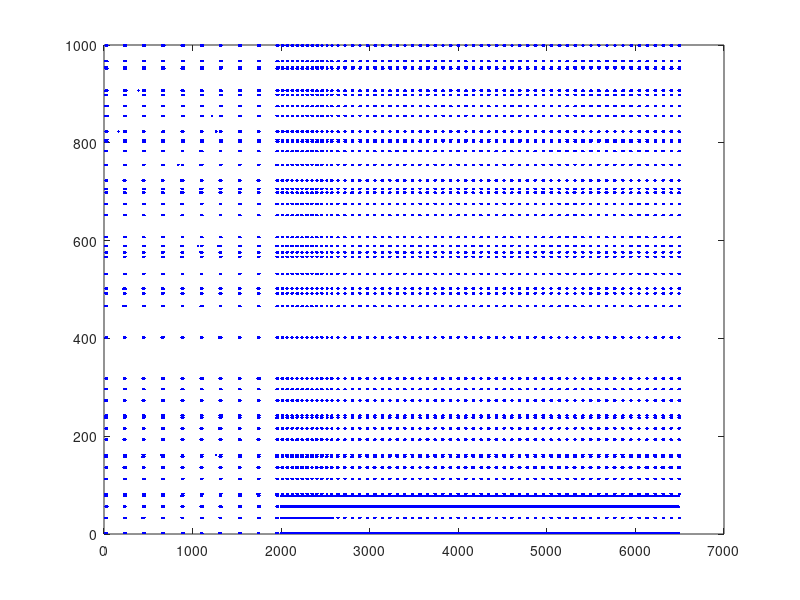

The MATLAB script that drew this image: (Note: this script raises an error after producing the figure.)
%%NETWORK MODEL OF SPIKING NEURONS FOLLOWING THE Izhikevich MODEL
close all
clear
clf

% The number of excitatory neurons in the network. The mammalian cortex has about 4 times
%as many excitatory neurons as inhibitory ones.
Ne = 800;
%The number of inhibitory neurons in the network.
Ni = 200;

%Subpopulations of excitatory neurons:
p = 5;
f = 0.1;
n_esp = f*Ne; %number of neurons in each specific subpopulation
n_inesp = (1-f*p)*Ne; %number of neurons in the unspecific subpopulation

%Random numbers
re=rand(Ne, 1);
ri=rand(Ni, 1);

%This will set the value of 'a' for all excitatory neurons to 0.02 and the value of 'a'
%for inhibitory neurons to a random number between 0.02 and 0.1
a = [0.02*ones(Ne, 1); 0.02+0.08*ri];
%This will allow b to range from 0.2–0.25
b = [0.2*ones(Ne, 1); 0.25-0.05*ri];
%This will allow the spike reset membrane potential to range between -65 and -50
c = [-65+15*re.^2; -65*ones(Ni,1)];
%This will allow the recovery reset value to range between 2 and 8
d = [8-6*re.^2; 2*ones(Ni, 1)];

%S: weight matrix, holds info about the strength of connections: (it is a fully connected net)
%HEBBIAN RULE
win = 0.5;%2.1; %between excitatory of the same specific group.
wout = 1-(f*(win-1)/(1-f)); %between excitatory from different groups.
wns = 0.25;% between non selective;
S = ones(Ne+Ni,Ne+Ni); %square matrix of Ne+Ni *Ne+Ni

spi=0;
spj=0;
for i=1:(Ne)
    for j=1:(Ne)
        for k=1:5
            if i<=k*80
                spi=k;
                break
            else
                spi=6;
            end
            
        end
        for k=1:5
            if j<=k*80
                spj=k;
                break
            else
                spj=6;
            end
        end
        if spi==spj && spi<6
            S(i,j)=win*rand(1);
        elseif spi==spj && spi==6 
            S(i,j)=wns*rand(1);
        else
            S(i,j)=wout*rand(1);
        end
    end
end
for i=1:Ne
    for j=Ne+1:(Ne+Ni)
        %S(i,j)=wout*rand(1);
        S(i,j)=-rand(1);
    end
end
for j=1:Ne+Ni
    for i=Ne+1:(Ne+Ni)
        S(i,j)=-rand(1);
    end
end
    
% Very few elements of S will be exactly 0, so in this model almost every neuron has 
% synaptic contacts with all other neurons in the network.

%The initial values for v and u
v = -65*ones(Ne+Ni,1);
u = b.*v;

%Firings will be a two-column matrix. The first column will indicate the time that a
%neuron’s membrane potential crossed 30, and the second column will be a number
%between 1 and Ne+Ni that identifies which neuron fired at that time.
firings=[];

%stimulus:
stimulus1=1; %0-5; 0 means no stimulus.
N_range=[1,80; 81,160; 161,240; 241,320; 321,400; 401,800; 801,1000]; %index ranges for each populaton type.
time_s1= 2000:2500;%time when the stimulus is first applied.
stimulus2=0; %0-5; 0 means no stimulus.
time_s2= 6000:6500;%time when the stimulus is reapplied.
end_experiment=6500;
for t=1:end_experiment
    %Create some random input external to the network
    I=[5*randn(Ne, 1); 2*randn(Ni,1)]; %thalamic input
    %First Stimulus to a specific supbopulation
    if stimulus1 ==1
        if ismember(t,time_s1)==1
            I_ext=zeros(Ne+Ni,1);
            I_ext(N_range(stimulus1,1):N_range(stimulus1,2))=500;
            I=I+I_ext;%total input
        end       
    elseif stimulus1 ==2
        if ismember(t,time_s1)==1
            I_ext=zeros(Ne+Ni,1);
            I_ext(N_range(stimulus1,1):N_range(stimulus1,2))=500;
            I=I+I_ext;%total input
        end 
    elseif stimulus1 ==3
        if ismember(t,time_s1)==1
            I_ext=zeros(Ne+Ni,1);
            I_ext(N_range(stimulus1,1):N_range(stimulus1,2))=500;
            I=I+I_ext;%total input
        end 
    elseif stimulus1 ==4
        if ismember(t,time_s1)==1
            I_ext=zeros(Ne+Ni,1);
            I_ext(N_range(stimulus1,1):N_range(stimulus1,2))=500;
            I=I+I_ext;%total input
        end 
    elseif stimulus1 ==5
        if ismember(t,time_s1)==1
            I_ext=zeros(Ne+Ni,1);
            I_ext(N_range(stimulus1,1):N_range(stimulus1,2))=500;
            I=I+I_ext;%total input
        end 
    end
    %Second stimulus to a specific supbopulation
    if stimulus2~=0
        if ismember(t,time_s2)==1
            I_ext=zeros(Ne+Ni,1);
            I_ext(1:400)=500;
            I=I+I_ext;%total input
        end 
    end
       
            
    %Determine which neurons crossed threshold at the current time step t.
    fired=find(v>=30); % indices of spikeS
    %!!!fired=find((v+65)>=30); % indices of spikeS
    %Add the times of firing and the neuron number to firings.
    times= t*ones(1, length(fired));
    tn= horzcat(times',fired);
    if isempty(tn)
        firings = firings;
    else
        firings=cat(1,firings,tn);
    end
    %Reset the neurons that fired to the spike reset membrane potential and
    %recovery variable.
    v(fired)=c(fired);
    u(fired)=u(fired)+d(fired);
    %Add to the input, I, for each neuron a value equal to the sum of the synaptic
    %strengths of all other neurons that fired in the last time step connected to that
    %neuron.
    I=I+sum(S(:,fired), 2);

    %Move the simulation forward using Euler’s method. Step=0.5 for numerical stability
    v=v+0.5*(0.04*v.^2+5*v+140-u+I);
    v=v+0.5*(0.04*v.^2+5*v+140-u+I);
    u=u+a.*(b.*v-u);
    
end

%% Plot the raster plot of the network activity.
% We will randomly select 4#N neurons of each type to represent
U=unique(firings(:,2));
%First specific excitatory group: U(1-80)
E1_1 = firings(find(firings(:,2)==U(2)),:);
E1_2 = firings(find(firings(:,2)==U(33)),:);
E1_3 = firings(find(firings(:,2)==U(56)),:);
E1_4 = firings(find(firings(:,2)==U(78)),:);
%Second specific excitatory group: U(81-160)
E2_1 = firings(find(firings(:,2)==U(2+80)),:);
E2_2 = firings(find(firings(:,2)==U(33+80)),:);
E2_3 = firings(find(firings(:,2)==U(56+80)),:);
E2_4 = firings(find(firings(:,2)==U(78+80)),:);
%Third specific excitatory group:
E3_1 = firings(find(firings(:,2)==U(2+80*2)),:);
E3_2 = firings(find(firings(:,2)==U(33+80*2)),:);
E3_3 = firings(find(firings(:,2)==U(56+80*2)),:);
E3_4 = firings(find(firings(:,2)==U(78+80*2)),:);
%Forth specific excitatory group:
E4_1 = firings(find(firings(:,2)==U(2+80*3)),:);
E4_2 = firings(find(firings(:,2)==U(33+80*3)),:);
E4_3 = firings(find(firings(:,2)==U(56+80*3)),:);
E4_4 = firings(find(firings(:,2)==U(78+80*3)),:);
%Fifth specific excitatory group:
E5_1 = firings(find(firings(:,2)==U(2+80*4)),:);
E5_2 = firings(find(firings(:,2)==U(33+80*4)),:);
E5_3 = firings(find(firings(:,2)==U(56+80*4)),:);
E5_4 = firings(find(firings(:,2)==U(78+80*4)),:);
%Inspecific excitatory group:
Eis_1 = firings(find(firings(:,2)==U(402)),:);
Eis_2 = firings(find(firings(:,2)==U(466)),:);
Eis_3 = firings(find(firings(:,2)==U(492)),:);
Eis_4 = firings(find(firings(:,2)==U(502)),:);
Eis_5 = firings(find(firings(:,2)==U(567)),:);
Eis_6 = firings(find(firings(:,2)==U(589)),:);
Eis_7 = firings(find(firings(:,2)==U(607)),:);
Eis_8 = firings(find(firings(:,2)==U(652)),:);
Eis_9 = firings(find(firings(:,2)==U(698)),:);
Eis_10 = firings(find(firings(:,2)==U(706)),:);
Eis_11 = firings(find(firings(:,2)==U(755)),:);
Eis_12 = firings(find(firings(:,2)==U(783)),:);
Eis_13 = firings(find(firings(:,2)==U(532)),:);
Eis_14 = firings(find(firings(:,2)==U(576)),:);
Eis_15 = firings(find(firings(:,2)==U(675)),:);
Eis_16 = firings(find(firings(:,2)==U(723)),:);

%Inhibitory  group:
I_1 = firings(find(firings(:,2)==U(802)),:);
I_2 = firings(find(firings(:,2)==U(806)),:);
I_3 = firings(find(firings(:,2)==U(875)),:);
I_4 = firings(find(firings(:,2)==U(823)),:);
I_5 = firings(find(firings(:,2)==U(967)),:);
I_6 = firings(find(firings(:,2)==U(999)),:);
I_7 = firings(find(firings(:,2)==U(907)),:);
I_8 = firings(find(firings(:,2)==U(952)),:);
I_9 = firings(find(firings(:,2)==U(898)),:);
I_10 = firings(find(firings(:,2)==U(906)),:);
I_11 = firings(find(firings(:,2)==U(955)),:);
I_12 = firings(find(firings(:,2)==U(855)),:);

figure(1)
plot(E1_1(:,1),E1_1(:,2),'b.',E1_2(:,1),E1_2(:,2),'b.',E1_3(:,1),E1_3(:,2),'b.',E1_4(:,1),E1_4(:,2),'b.');
hold on
plot(E2_1(:,1),E2_1(:,2),'b.',E2_2(:,1),E2_2(:,2),'b.',E2_3(:,1),E2_3(:,2),'b.',E2_4(:,1),E2_4(:,2),'b.');
plot(E3_1(:,1),E3_1(:,2),'b.',E3_2(:,1),E3_2(:,2),'b.',E3_3(:,1),E3_3(:,2),'b.',E3_4(:,1),E3_4(:,2),'b.');
plot(E4_1(:,1),E4_1(:,2),'b.',E4_2(:,1),E4_2(:,2),'b.',E4_3(:,1),E4_3(:,2),'b.',E4_4(:,1),E4_4(:,2),'b.');
plot(Eis_1(:,1),Eis_1(:,2),'b.',Eis_2(:,1),Eis_2(:,2),'b.',Eis_3(:,1),Eis_3(:,2),'b.',Eis_4(:,1),Eis_4(:,2),'b.',Eis_5(:,1),Eis_5(:,2),'b.',Eis_6(:,1),Eis_6(:,2),'b.',Eis_7(:,1),Eis_7(:,2),'b.',Eis_8(:,1),Eis_8(:,2),'b.',Eis_9(:,1),Eis_9(:,2),'b.',Eis_10(:,1),Eis_10(:,2),'b.',Eis_11(:,1),Eis_11(:,2),'b.',Eis_12(:,1),Eis_12(:,2),'b.',Eis_13(:,1),Eis_13(:,2),'b.',Eis_14(:,1),Eis_14(:,2),'b.',Eis_15(:,1),Eis_15(:,2),'b.',Eis_16(:,1),Eis_16(:,2),'b.');
plot(I_1(:,1),I_1(:,2),'b.',I_2(:,1),I_2(:,2),'b.',I_3(:,1),I_3(:,2),'b.',I_4(:,1),I_4(:,2),'b.',I_5(:,1),I_5(:,2),'b.',I_6(:,1),I_6(:,2),'b.',I_7(:,1),I_7(:,2),'b.',I_8(:,1),I_8(:,2),'b.',I_9(:,1),I_9(:,2),'b.',I_10(:,1),I_10(:,2),'b.',I_11(:,1),I_11(:,2),'b.',I_12(:,1),I_12(:,2),'b.');
yline(80,'r')
yline(160,'r')
yline(240,'r')
yline(320,'r')
yline(400,'r')
yline(800,'r')

xlabel('time (ms)') 
ylabel('Neuron index') 
hold off

figure(2)
plot(firings(:,1), firings(:,2),'.');
xlabel('time (ms)') 
ylabel('Neuron index') 

%One can appreciate cortical-like asynchronous dynamics.






%% Calculation of firing rates for each type of neuron:
spiketimes = firings(:,1);
spiketimes = unique(spiketimes);

is_active=zeros(Ne+Ni,end_experiment);

for j=1:end_experiment
    if ismember(j, spiketimes)
        id=find(firings(:,1)==j);
        %for id=find(firings(:,1)==j)
        is_active(firings(id,2),j)=1;
        %end
    end
end

step=50;
%initializing firing rates variables.
n1=zeros(1,length(1:step:(end_experiment-step))); %#active neurons/10msec in the first specific exciting subpopulation of neurons 
n2=zeros(1,length(1:step:(end_experiment-step)));%#active neurons/10msec in the second specific exciting subpopulation of neurons 
n3=zeros(1,length(1:step:(end_experiment-step))); %#active neurons/10msec in the third specific exciting subpopulation of neurons 
n4=zeros(1,length(1:step:(end_experiment-step))); %#active neurons/10msec in the forth specific exciting subpopulation of neurons 
n5=zeros(1,length(1:step:(end_experiment-step))); %#active neurons/10msec in the fifth specific exciting subpopulation of neurons 
n6=zeros(1,length(1:step:(end_experiment-step)));%#active neurons/10msec in the non specific exciting subpopulation of neurons 
n7=zeros(1,length(1:step:(end_experiment-step))); %#active neurons/10msec in the inhibitor subpopulation of neurons 

i=1;
 for k=1:step:(end_experiment-step)
    n1(i)=(1/step)*sum(sum(is_active(1:80,k:(k+step))));
    n2(i)=(1/step)*sum(sum(is_active(81:160,k:(k+step))));
    n3(i)=(1/step)*sum(sum(is_active(161:240,k:(k+step))));
    n4(i)=(1/step)*sum(sum(is_active(241:320,k:(k+step))));
    n5(i)=(1/step)*sum(sum(is_active(321:400,k:(k+step))));
    n6(i)=(1/step)*sum(sum(is_active(401:800,k:(k+step))));
    n7(i)=(1/step)*sum(sum(is_active(801:1000,k:(k+step))));
    i=i+1;
 end

n = [n1./n_esp; n2./n_esp; n3./n_esp; n4./n_esp; n5./n_esp; n6./n_inesp; n7./Ni];

figure(3)
%Plot the firing rates for the different neuron types in the network.
time=1:step:end_experiment-step;
plot(time,n(1,:), time,n(2,:), time,n(3,:), time,n(4,:), time,n(5,:), time,n(6,:), time,n(7,:))
xlabel('time (ms)') 
ylabel('Firing rate') 
legend('Excitatory subpopulation 1', 'Excitatory subpopulation 2', 'Excitatory subpopulation 3','Excitatory subpopulation 4', 'Excitatory subpopulation 5','Excitatory inespecific subpopulation', 'Inhibitory neurons');


 
 
 
 
 